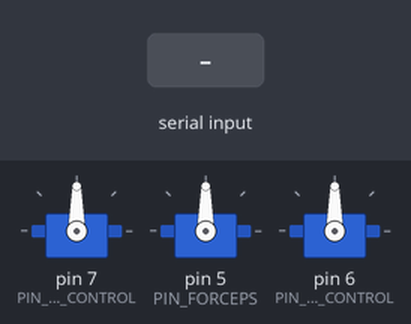
Bench run of a sketch on a simulated Arduino Uno, built with avr-gcc and run on an emulated ATmega328P. Shown: 3 × servo. The inputs (shaded band) are chosen by the test bench.

Above: at 1.2 s.
1.3 s: "C;45\n" received over Serial
At 2.5 s:
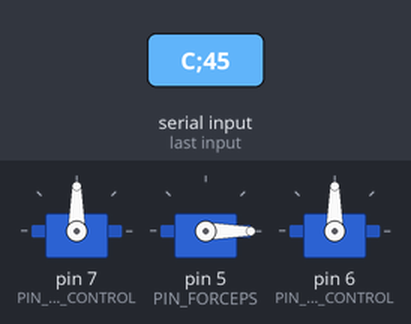
Timing chart, 0 to 4.3 s (numbered marks = the images above; inputs shaded):
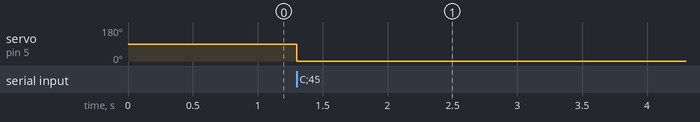

Measured:
- after the input at 1.3 s, servo on pin 5 (PIN_FORCEPS): 90° → 0° at once

The sketch:

claw_control.ino
```cpp
#include <Servo.h>

// длина и ширина окна входного изображения с web-камеры
const int WIDTH = 640;
const int HEIGHT = 240;

// пины для щипцов, серво приводов право-лево и серво приводов вверх вниз
const int PIN_FORCEPS = 5;
const int PIN_HORIZONTAL_CONTROL = 7;
const int PIN_VERTICAL_CONTROL = 6;

String message;
bool isParsing = false;


// сервоприводы для клешни
Servo forceps, horizontalControl, verticalControl;


char parsingInputMessage(char input, bool &isParsing, String &message){
  if (!(input == '\n' || input == '|r')){

    if (input == ';')
      isParsing = false;

    if (input == '#')
      isParsing = true;

    if (input != '#' && isParsing)
      message += input;

  }
  return 0;
}

String getNumbersData(String message){
  String result = "";
  for (int i = 1; i < message.length(); i++){
    result += message[i];
  }
  return result;
}

void setup() {
  Serial.begin(9600);
  horizontalControl.attach(PIN_HORIZONTAL_CONTROL);
  forceps.attach(PIN_FORCEPS);
  verticalControl.attach(PIN_VERTICAL_CONTROL);
}

void loop() {
    if (Serial.available()){
      parsingInputMessage(Serial.read(), isParsing, message);
    }
    if (!isParsing){
      if (message[0] == 'C'){
        // клешня
        forceps.write(getNumbersData(message).toInt());
      }
      if (message[0] == 'H'){
        // по горизонтали
        horizontalControl.write(getNumbersData(message).toInt());
      }
      if (message[0] == 'V'){
        // по вертикали
        verticalControl.write(getNumbersData(message).toInt());
      }

      isParsing = true;
      message = "";
    }
}
```
